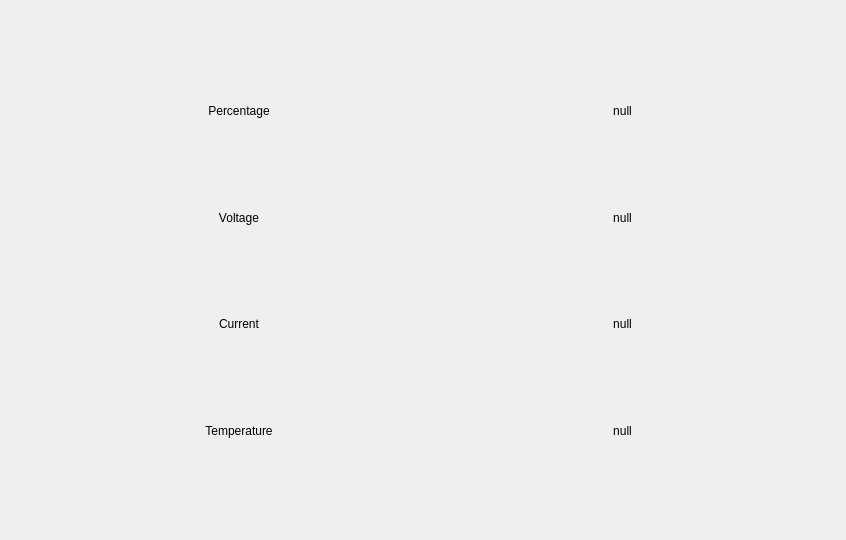
<?xml version="1.0" encoding="UTF-8"?>
<ui version="4.0">
 <class>batteryWidget</class>
 <widget class="QWidget" name="batteryWidget">
  <property name="geometry">
   <rect>
    <x>0</x>
    <y>0</y>
    <width>846</width>
    <height>540</height>
   </rect>
  </property>
  <property name="windowTitle">
   <string>Form</string>
  </property>
  <widget class="QWidget" name="verticalLayoutWidget">
   <property name="geometry">
    <rect>
     <x>50</x>
     <y>60</y>
     <width>761</width>
     <height>421</height>
    </rect>
   </property>
   <layout class="QVBoxLayout" name="verticalLayout">
    <item>
     <layout class="QHBoxLayout" name="horizontalLayout_3">
      <item>
       <widget class="QLabel" name="label_4">
        <property name="text">
         <string>Percentage</string>
        </property>
        <property name="alignment">
         <set>Qt::AlignCenter</set>
        </property>
       </widget>
      </item>
      <item>
       <widget class="QLabel" name="percentageLabel">
        <property name="text">
         <string>null</string>
        </property>
        <property name="alignment">
         <set>Qt::AlignCenter</set>
        </property>
       </widget>
      </item>
     </layout>
    </item>
    <item>
     <layout class="QHBoxLayout" name="horizontalLayout_6">
      <item>
       <widget class="QLabel" name="label_9">
        <property name="text">
         <string>Voltage</string>
        </property>
        <property name="alignment">
         <set>Qt::AlignCenter</set>
        </property>
       </widget>
      </item>
      <item>
       <widget class="QLabel" name="voltageLabel">
        <property name="text">
         <string>null</string>
        </property>
        <property name="alignment">
         <set>Qt::AlignCenter</set>
        </property>
       </widget>
      </item>
     </layout>
    </item>
    <item>
     <layout class="QHBoxLayout" name="horizontalLayout_5">
      <item>
       <widget class="QLabel" name="label_7">
        <property name="text">
         <string>Current</string>
        </property>
        <property name="alignment">
         <set>Qt::AlignCenter</set>
        </property>
       </widget>
      </item>
      <item>
       <widget class="QLabel" name="currentLabel">
        <property name="text">
         <string>null</string>
        </property>
        <property name="alignment">
         <set>Qt::AlignCenter</set>
        </property>
       </widget>
      </item>
     </layout>
    </item>
    <item>
     <layout class="QHBoxLayout" name="horizontalLayout_4">
      <item>
       <widget class="QLabel" name="label_5">
        <property name="text">
         <string>Temperature</string>
        </property>
        <property name="alignment">
         <set>Qt::AlignCenter</set>
        </property>
       </widget>
      </item>
      <item>
       <widget class="QLabel" name="tempLabel">
        <property name="text">
         <string>null</string>
        </property>
        <property name="alignment">
         <set>Qt::AlignCenter</set>
        </property>
       </widget>
      </item>
     </layout>
    </item>
   </layout>
  </widget>
 </widget>
 <resources/>
 <connections/>
</ui>
